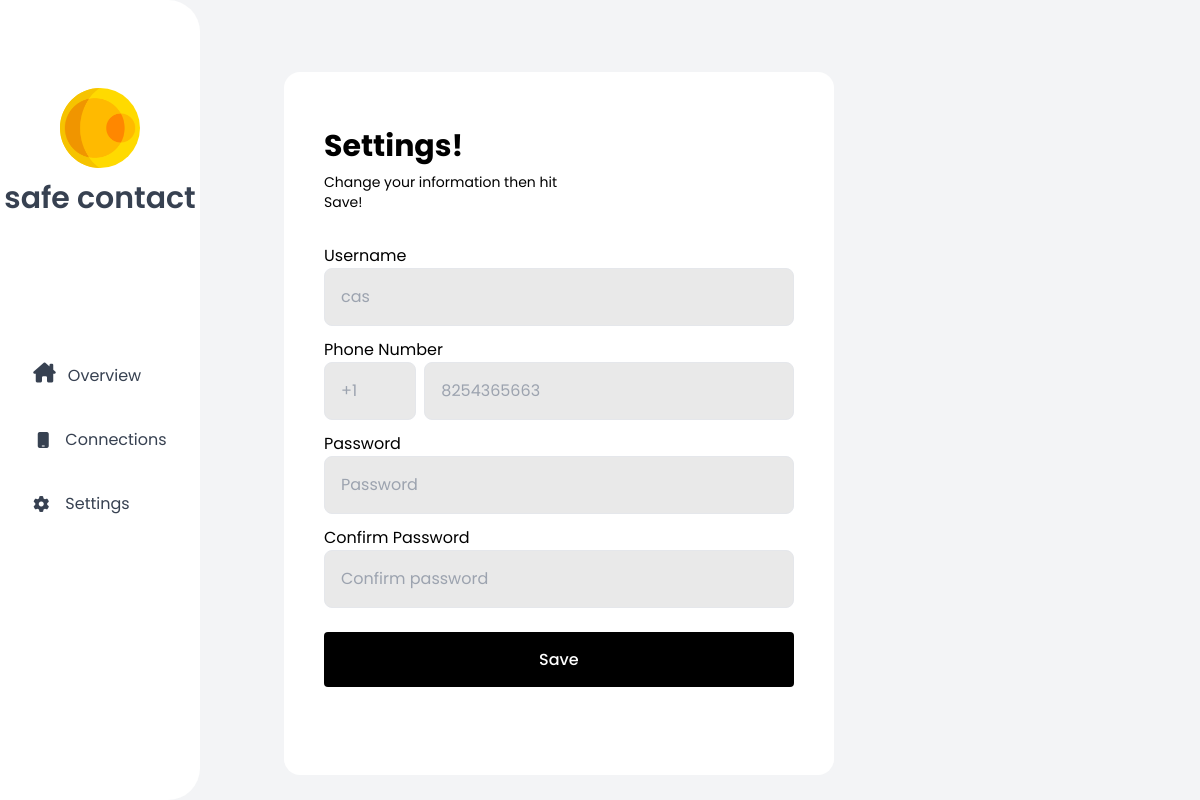
/settings (signed in), run on the app's committed database.
### client/models.py (models this page shows)
class User(db.Model, UserMixin):
    id = db.Column(db.Integer, primary_key=True)
    country_code = db.Column(db.String(10), unique=False)
    phone_number = db.Column(db.String(20), unique=True, nullable=False)
    password = db.Column(db.String(150), nullable=False)
    username = db.Column(db.String(150), unique=True)

### client/connections.py (the view)
@conns.route('/settings', methods=['GET', 'POST'])
def settings():
    if request.method == "POST":
        username = request.form.get('username')
        init_password = request.form.get('init_password')
        confirm_password = request.form.get('confirm_password')
        country_code = request.form.get('country_code')
        phone_number = request.form.get('phone_number')
        print("Settings change submitted for", username, phone_number)
        if username != None:
            current_user.username = username
        if (init_password == confirm_password) and (init_password != None):
            current_user.password = generate_password_hash(init_password, method="sha256")
        if country_code != None:
            current_user.country_code = country_code
        if phone_number != None:
            current_user.phone_number = phone_number
        return render_template('settings.html', user=current_user)
    else:
        return render_template('settings.html', user=current_user)

### client/templates/settings.html (shortened to what this page needs)
{% extends "base_home.html"%} {% block content %}
<div class="flex flex-col h-full mt-10 ml-5">
    <div class="flex flex-col w-3/5 ml-8 bg-white rounded-2xl p-10">
        <div class="w-1/2 h-full flex flex-col mt-4">
            <div class="font-bold text-3xl mb-2">
                Settings!
            </div>
            <div class="text-sm text-black">Change your information then hit Save!</div>
        </div>
        <form method="POST">
            <div>
                <div>
                    <div class=mb-3>
                        <label for="username">Username</label>
                        <input type="text " id="username" name="username" placeholder="{{current_user.username}}"
                            class="form-control block p-4 w-full text-black bg-[#e9e9e9] rounded-lg border sm:text-md focus:ring-gray-300 focus:border-l-2" />
                    </div>
                    <label for="country_code">Phone Number</label>
                    <div class="mb-3 input-group flex flex-row justify-between ">
                        <br>
                        <div class="flex-auto w-1/5 mr-2"><input type="text" id="country_code" name="country_code"
                                placeholder="{{current_user.country_code}}"
                                class="form-control block p-4 w-full text-black bg-[#e9e9e9] rounded-lg border sm:text-md focus:ring-gray-300 focus:border-l-2" />
                        </div>
                        <div class="flex-auto w-4/5 "><input type="tel" name="phone_number"
                                placeholder="{{current_user.phone_number}}" pattern="[0-9]{10}" maxlength="10"
                                class="form-control block p-4 w-full text-black bg-[#e9e9e9] rounded-lg border sm:text-md focus:ring-gray-300 focus:border-l-2">
                        </div>
                    </div>
                    <div class=mb-3>
                        <label for="init_password">Password</label>
                        <input type="password" id="init_password" name="init_password" placeholder="Password"
                            class="form-control block p-4 w-full text-black bg-[#e9e9e9] rounded-lg border sm:text-md focus:ring-gray-300 focus:border-l-2" />
                    </div>
                    <div class=mb-6>
                        <label for="confirm_password">Confirm Password</label>
                        <input type="password" id="confirm_password" name="confirm_password"
                            placeholder="Confirm password"
                            class="form-control block p-4 w-full text-black bg-[#e9e9e9] rounded-lg border sm:text-md focus:ring-gray-300 focus:border-l-2" />
                    </div>
                </div>
            </div>
            <div class="flex mb-2">
                <div class="w-full">
                    <button type="Submit"
                        class="w-full h-[55px] bg-black hover:bg-gray-700 text-white hover:text-white hover:border-black font-medium py-2 px-4 rounded">
                        Save
                    </button>
                </div>
            </div>
            <br>
        </form>
    </div>
</div>
{% endblock %}

### client/static/styles.css (style rules this page uses)
* { font-family: "Poppins", sans-serif; }

### data on the page
User: username "cas", country_code "+1", phone_number "8254365663"
